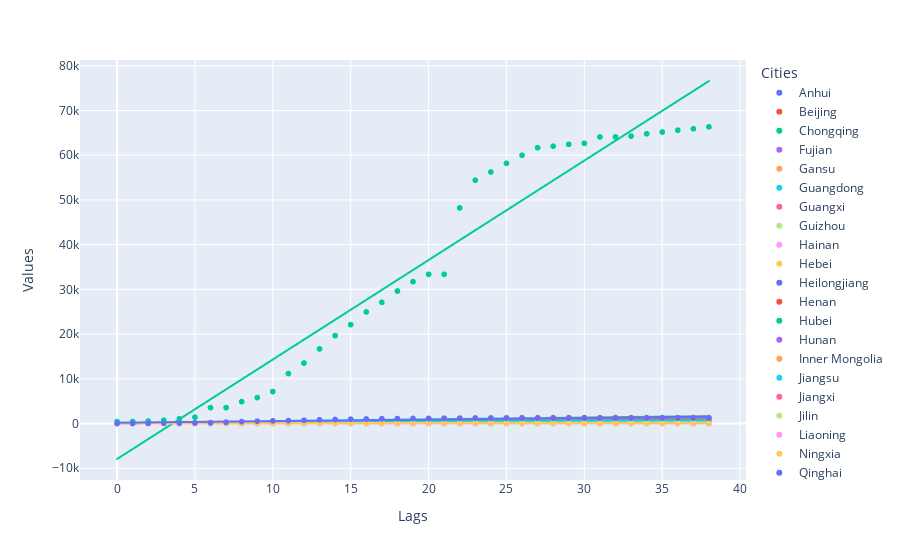

The cell this chart's notebook holds for it:
### Code cell
import plotly.express as px
fig = px.scatter(df_china, x="Lags", y = "Values", color="Cities",  trendline="ols")
fig.show()
